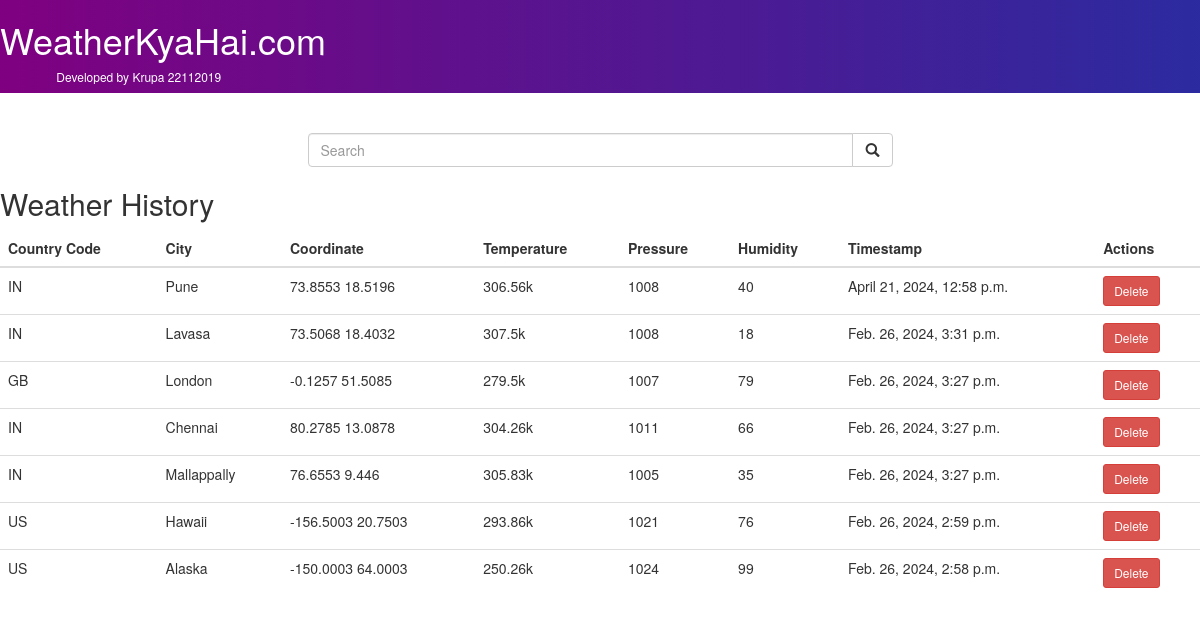
The page / on the database its author committed.
### main/models.py (models this page shows)
class Weather(models.Model):
    city=models.CharField(max_length=100)
    country_code=models.CharField(max_length=3)
    coordinate = models.CharField(max_length=10)
    temp = models.CharField(max_length=10)
    pressure = models.CharField(max_length=10)
    humidity=models.CharField(max_length=10)
    timestamp = models.DateTimeField(auto_now_add=True)

### main/views.py (the view)
# urls.py: path('', views.index, name='index'),  # Define the URL pattern for the index view
def index(request):
    if request.method == 'POST':
        city = request.POST['city']
        source = urllib.request.urlopen('http://api.openweathermap.org/data/2.5/weather?q='+city+'&appid=e8ddef56273a5f305a361716e9246e42').read()
        list_of_data = json.loads(source)
        data = {
            "name": str(list_of_data["name"]),
            "country_code": str(list_of_data['sys']['country']),
            "coordinate": str(list_of_data['coord']['lon']) + ' '
                        + str(list_of_data['coord']['lat']),
            "temp": str(list_of_data['main']['temp']) + 'k',
            "pressure": str(list_of_data['main']['pressure']),
            "humidity": str(list_of_data['main']['humidity']),
        }
        wdata=Weather()
        wdata.city=str(list_of_data["name"])
        wdata.country_code=str(list_of_data['sys']['country'])
        wdata.coordinate=str(list_of_data['coord']['lon']) + ' '+ str(list_of_data['coord']['lat'])
        wdata.temp=str(list_of_data['main']['temp']) + 'k'
        wdata.pressure=str(list_of_data['main']['pressure'])
        wdata.humidity=str(list_of_data['main']['humidity'])
        wdata.save()
        bdata=Weather.objects.all().order_by('-timestamp')
        data['bdata']=bdata
        print(data)
        return redirect('index')
    else:
        data = {
            'bdata': Weather.objects.all().order_by('-timestamp')
        }
    return render(request, "index.html", data)

### templates/index.html (shortened to what this page needs)
<!DOCTYPE html>
<html lang="en" dir="ltr">
<head>
  <link rel="stylesheet" href="https://maxcdn.bootstrapcdn.com/bootstrap/3.4.0/css/bootstrap.min.css">
</head>
<body>
  <nav class="row" style="background-image: linear-gradient(to left,rgb(43, 43, 160),purple); color: white;">
    <div class="col-md-6 offset-md-3 col-lg-3 offset-lg-4 text-center">
      <h1>WeatherKyaHai.com</h1>
      <h6>Developed by Krupa 22112019</h6>
    </div>
  </nav>
  <br />
  <br />
  <center class="row">
    <form method="post" class="col-md-6 col-md-offset-3">
      <div class="input-group">
        <input type="text" class="form-control" name="city" placeholder="Search">
        <div class="input-group-btn">
          <button class="btn btn-default" type="submit">
            <i class="glyphicon glyphicon-search"></i>
          </button>
        </div>
      </div>
    </form>
  </center>
  <h2>Weather History</h2>
  <table class="table">
      <thead>
          <tr>
              <th>Country Code</th>
              <th>City</th>
              <th>Coordinate</th>
              <th>Temperature</th>
              <th>Pressure</th>
              <th>Humidity</th>
              <th>Timestamp</th>
              <th>Actions</th>
          </tr>
      </thead>
      <tbody>
          {% for bdata in bdata %}
          <tr>
            <td>{{ bdata.country_code }}</td>
            <td>{{ bdata.city }}</td>
            <td>{{ bdata.coordinate }}</td>
            <td>{{ bdata.temp }}</td>
            <td>{{ bdata.pressure }}</td>
            <td>{{ bdata.humidity }}</td>
            <td>{{ bdata.timestamp }}</td>
            <td>
              <form action="{% url 'delete_location' bdata.id %}" method="post">
                <button type="submit" class="btn btn-danger btn-sm">Delete</button>
              </form>
            </td>
          </tr>
          {% endfor %}
      </tbody>
  </table>
</body>
</html>

### rows shown on the page
Weather: country_code "IN", city "Pune", coordinate "73.8553 18.5196", temp "306.56k", pressure "1008", humidity "40", timestamp "April 21, 2024, 12:58 p.m."
Weather: country_code "IN", city "Lavasa", coordinate "73.5068 18.4032", temp "307.5k", pressure "1008", humidity "18", timestamp "Feb. 26, 2024, 3:31 p.m."
Weather: country_code "GB", city "London", coordinate "-0.1257 51.5085", temp "279.5k", pressure "1007", humidity "79", timestamp "Feb. 26, 2024, 3:27 p.m."
Weather: country_code "IN", city "Chennai", coordinate "80.2785 13.0878", temp "304.26k", pressure "1011", humidity "66", timestamp "Feb. 26, 2024, 3:27 p.m."
Weather: country_code "IN", city "Mallappally", coordinate "76.6553 9.446", temp "305.83k", pressure "1005", humidity "35", timestamp "Feb. 26, 2024, 3:27 p.m."
Weather: country_code "US", city "Hawaii", coordinate "-156.5003 20.7503", temp "293.86k", pressure "1021", humidity "76", timestamp "Feb. 26, 2024, 2:59 p.m."
Weather: country_code "US", city "Alaska", coordinate "-150.0003 64.0003", temp "250.26k", pressure "1024", humidity "99", timestamp "Feb. 26, 2024, 2:58 p.m."
